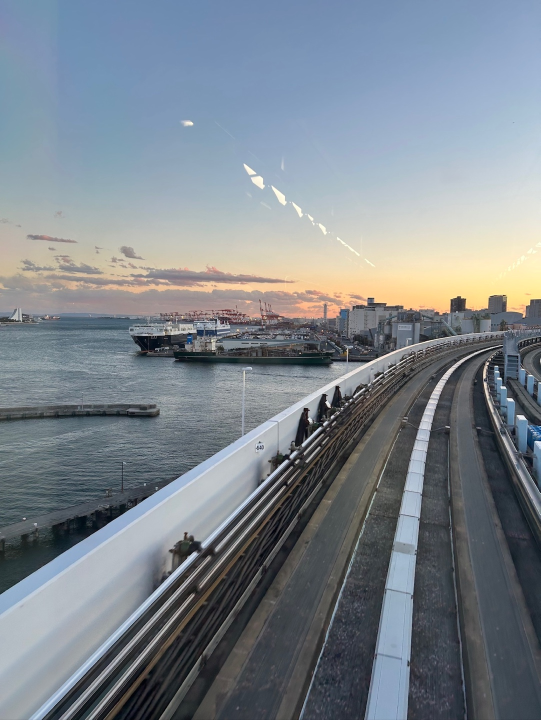
#> input picture research/cases/geo_work_20261029_port/query.jpg, 1081 x 1440 px (shown at 1/2 size); its folder holds 8 pictures in this run
$ python finish_evidence.py
#> lines starting #> are read from the running program, lines starting #| are printed output that depends on the picture
import json, math
from pathlib import Path
from PIL import Image, ImageDraw, ImageFont, ImageOps

p=Path(__file__).parent
font=ImageFont.truetype('C:/Windows/Fonts/arial.ttf',22)
small=ImageFont.truetype('C:/Windows/Fonts/arial.ttf',17)
files=sorted((p/'intake/edges').glob('*.jpg'))
sheet=Image.new('RGB',(1200,700),'#20252d')
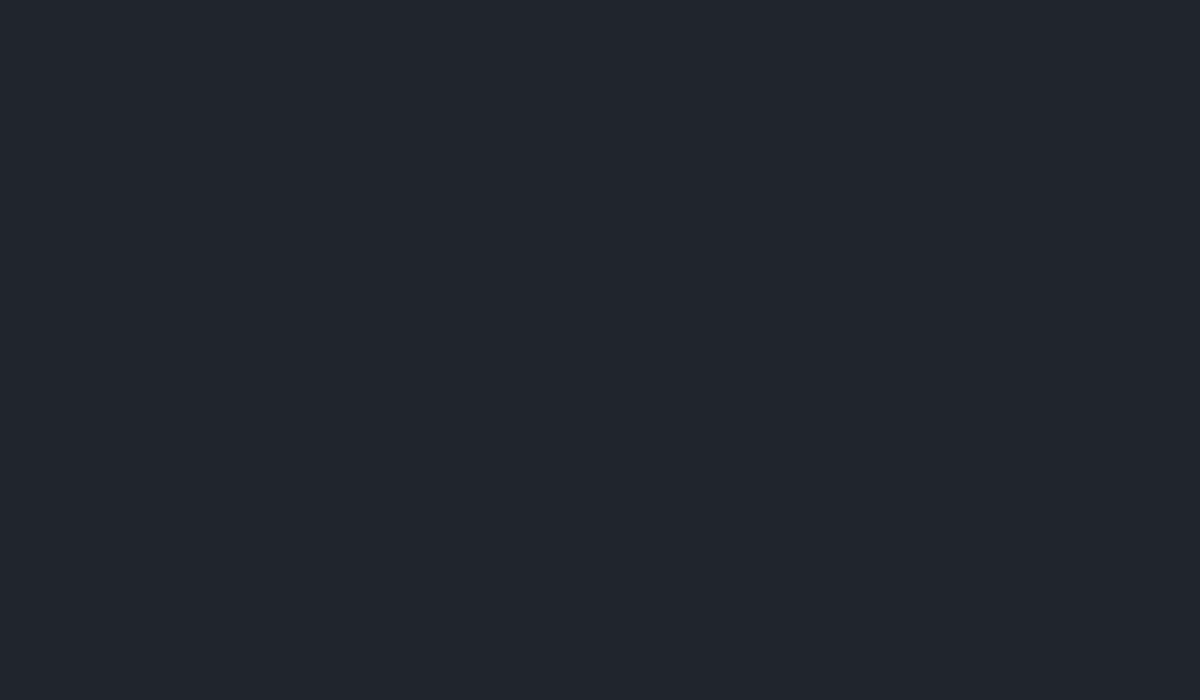
#> sheet: PIL image 1200x700 RGB; mean R, G, B 32, 37, 45
d=ImageDraw.Draw(sheet)
for i,f in enumerate(files):
    im=Image.open(f).convert('RGB'); im.thumbnail((294,300))
    x=(i%4)*300; y=(i//4)*350
    sheet.paste(im,(x+(300-im.width)//2,y+35+(300-im.height)//2))
    d.text((x+5,y+5),f.stem,font=small,fill='white')
sheet.save(p/'edge_review.jpg')

# Crops retain original aspect ratio. Numbered boxes identify permanent features.
specs=[('query.jpg',(0,560,1081,1040),'User photo',[(700,590,1075,704),(10,615,60,650),(340,905,605,1030)]),
       ('forum_reference.jpg',(420,560,1824,1184),'Public reference (different capture)',[(1525,610,1823,720),(542,638,610,688),(420,1100,560,1180)])]
for i,(file,crop,title,boxes) in enumerate(specs):
    im=Image.open(p/file).convert('RGB')
#> im is the input picture: PIL image 1081x1440 RGB; mean R, G, B 124.1, 132.3, 140.4
    if file=='forum_reference.jpg':
        scale=im.width/1824
        crop=tuple(round(v*scale) for v in crop)
        boxes=[tuple(round(v*scale) for v in box) for box in boxes]
    dr=ImageDraw.Draw(im)
    for j,box in enumerate(boxes[:2],1):
        dr.rectangle(box,outline='#ffcc33',width=5)
        dr.rectangle((box[0],box[1]-29,box[0]+28,box[1]),fill='#ffcc33')
        dr.text((box[0]+5,box[1]-27),str(j),font=font,fill='black')
    im.crop(crop).save(p/f'comparison_{i}.jpg',quality=94)
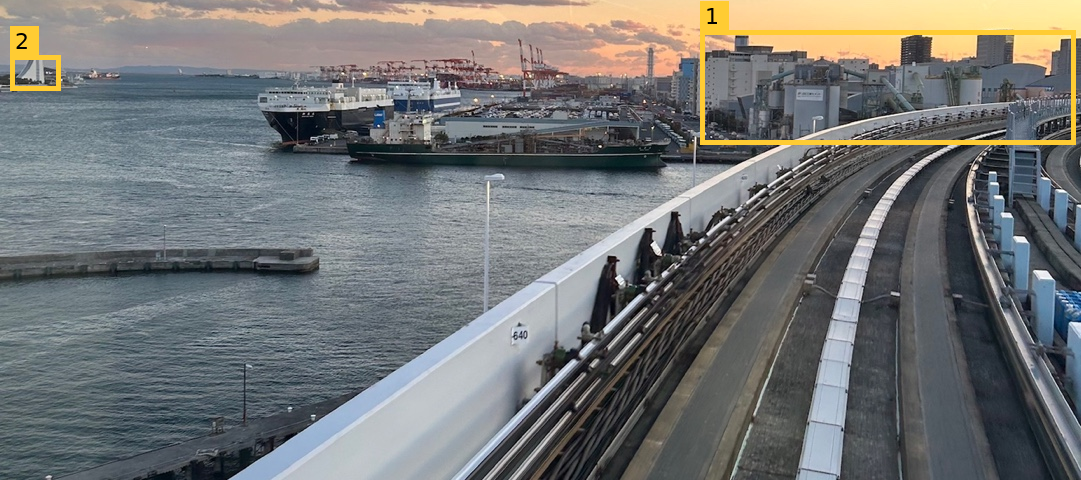
#> saved as comparison_0.jpg: PIL image 1081x480 RGB; mean R, G, B 114.8, 116.5, 116.2
#> pass 2 of the loop `for i,(file,crop,title,boxes) in enumerate(specs):`:
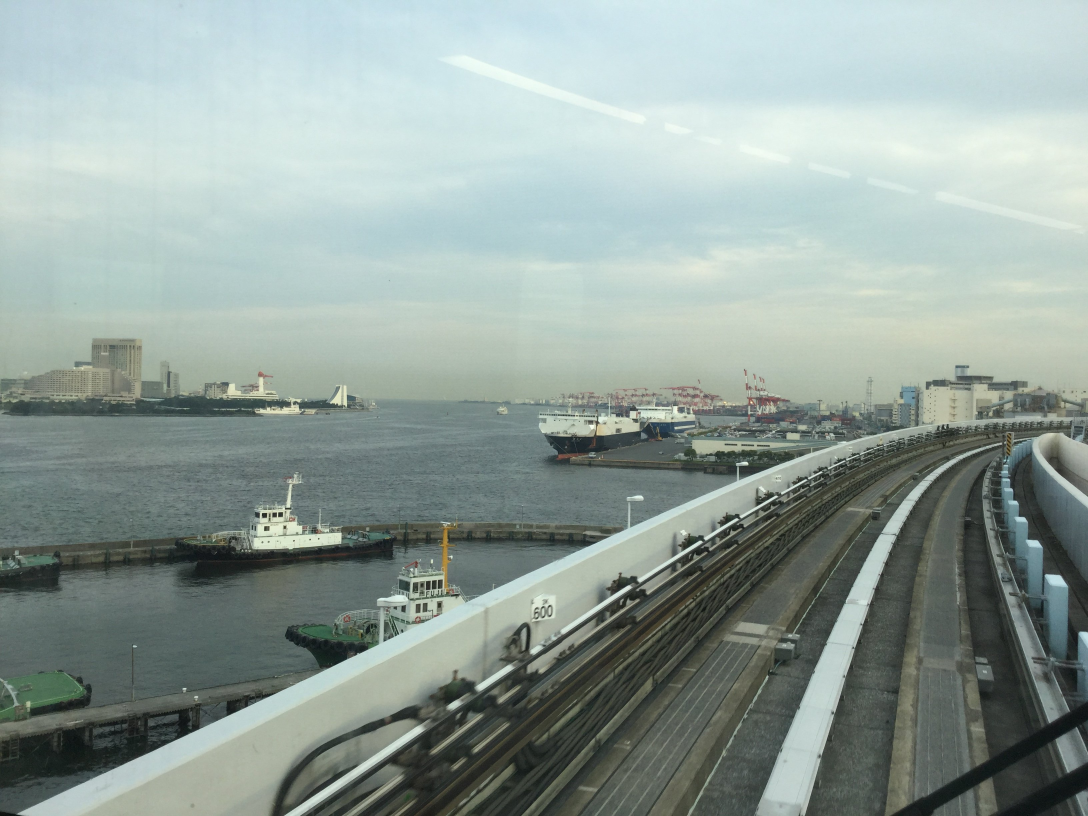
#> input picture research/cases/geo_work_20261029_port/forum_reference.jpg, 3264 x 2448 px (shown at 1/3 size)
#> im is the input picture: PIL image 3264x2448 RGB; mean R, G, B 146.1, 160.2, 154.9
#> boxes = [(2729, 1092, 3262, 1288), (970, 1142, 1092, 1231), (752, 1968, 1002, 2112)]
#> the loop `for j,box in enumerate(boxes[:2],1):` made 2 passes
#> (j, box) on passes 1 to 2: (1, (2729, 1092, 3262, 1288)), (2, (970, 1142, 1092, 1231))
#> `im.crop(crop).save(p/f'comparison_{i}.jpg',quality=94)`:
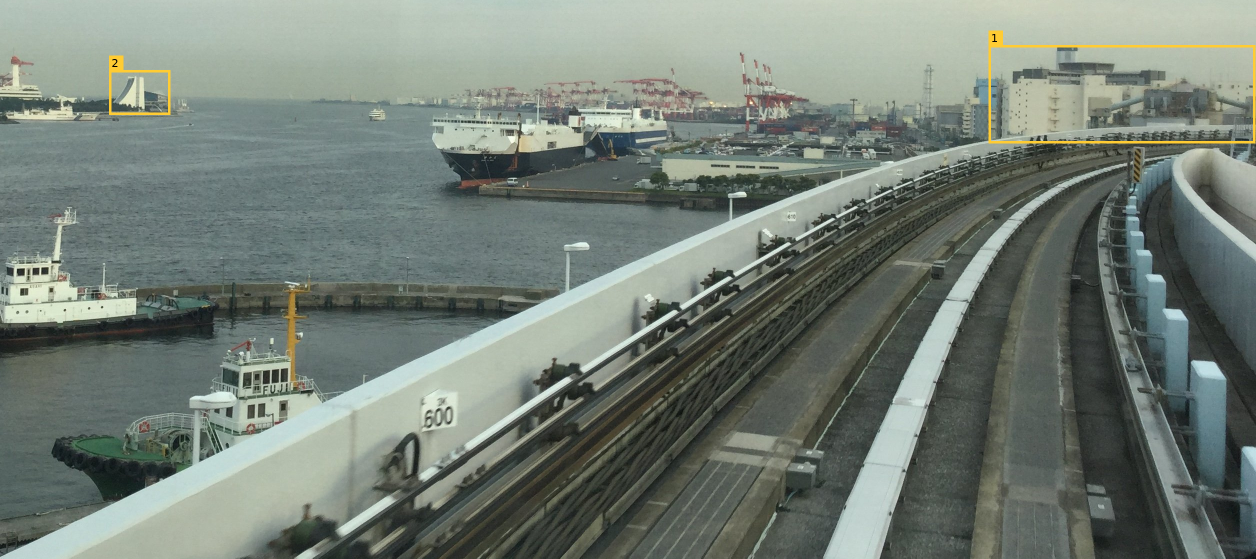
#> saved as comparison_1.jpg: PIL image 2512x1117 RGB (shown at 1/2 size); mean R, G, B 116.5, 126.6, 117.8

cam=[35.6366,139.7574]
f=1081/(2*math.tan(math.radians(70/2)))
pitch=math.degrees(math.atan2(625-720,f))
pose={'_frame':{'frame':'upright','image_size':[1081,1440],'lat0':cam[0],'lon0':cam[1]},'_params':[0,0,30,185,pitch,0,f],
      'note':'Illustrative self-check only. Camera altitude 30m and HFOV70 are assumptions, not solved measurements. Distant flat-water/sky row625 is approximate. Does not fix position along the loop.'}
(p/'pose_assumed.json').write_text(json.dumps(pose,indent=2),encoding='utf-8')
points=[{'name':'quay_NE_unidentified','ll':[35.633729708,139.757916927],'h':0},
        {'name':'quay_NW_unidentified','ll':[35.633598909,139.755154252],'h':0}]
(p/'projection_points.json').write_text(json.dumps(points,indent=2),encoding='utf-8')
(p/'pose_limits.txt').write_text('The projected quay points have NOT been assigned observed image pixels and are not independent position constraints. Ground DEM elevation near loop was approximately 1m; this is not elevated railway camera altitude. The assumed 30m camera altitude is unverified. Actual projection convention gives horizon H/2+f*tan(pitch)=625. pose.py sanity horizon messages use the opposite sign; its automatic warning must not be interpreted as a geolocation rejection. Exact heading, height, field of view and position remain unsolved. Final output is a 300m area, not a solved camera point.',encoding='utf-8')
spec={'map':'loop_detail.jpg','width':1280,'crop':[0,100,1280,1000],
      'camera':cam,'heading':185,'hfov':80,'range_m':280,
      'labels':[{'at':cam,'text':'Approx. loop section; radius 300m','dx':-690,'dy':-65,'color':'#ffcc33'},
                {'at':[35.6372,139.7563],'text':'Shibaura loop','dx':-250,'dy':-40},
                {'at':[35.6361,139.7579],'text':'Southward view (approx.)','dx':-400,'dy':100}],
      'panels':[{'image':'comparison_0.jpg','caption':'User photo: 1 factory/conveyors; 2 white waterfront structure'},
                {'image':'comparison_1.jpg','caption':'Public reference: matching structures and guideway curve'}]}
(p/'evidence_spec.json').write_text(json.dumps(spec,indent=2),encoding='utf-8')
#> (the run stopped early here; a loop or call above may not have finished)
